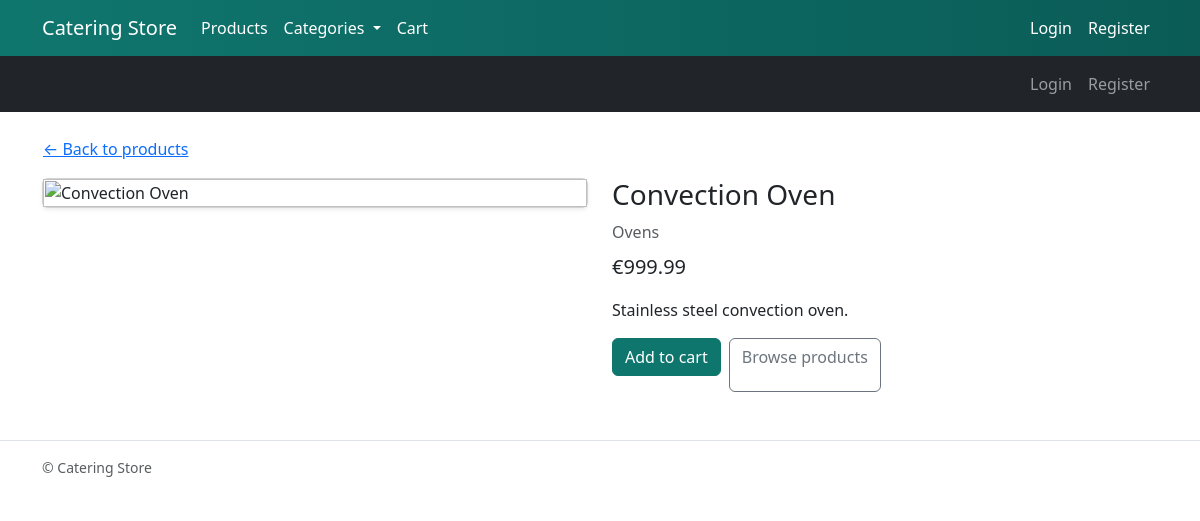
/convection-oven/, run on the app's committed database.
### catalog/models.py (models this page shows, shortened)
class Product(models.Model):
    name = models.CharField(max_length=200)
    slug = models.SlugField(max_length=220, unique=True, blank=True)
    category = models.ForeignKey(Category, on_delete=models.CASCADE, related_name="products")
    brand = models.CharField(max_length=120, blank=True)
    description = models.TextField(blank=True)
    price = models.DecimalField(max_digits=10, decimal_places=2)
    image = models.ImageField(upload_to="products/", blank=True, null=True)
    created_at = models.DateTimeField(auto_now_add=True)
    class Meta:
        ordering = ["-created_at"]

class Category(models.Model):
    name = models.CharField(max_length=100, unique=True)
    slug = models.SlugField(max_length=120, unique=True, blank=True)
    class Meta:
        ordering = ["name"]

### catalog/views.py (the view)
# urls.py: path("<slug:slug>/", product_detail, name="product_detail"),
def product_detail(request, slug):
    product = get_object_or_404(Product, slug=slug)
    return render(request, "catalog/product_detail.html", {"product": product})

### templates/catalog/product_detail.html (shortened to what this page needs)
{% extends "base.html" %}
{% load static %}
{% block content %}
<a class="btn btn-link p-0 mb-3" href="/">← Back to products</a>
<div class="row g-4">
  <div class="col-md-6">
    <div class="card shadow-sm">
        {% if product.image %}
            <img src="{{ product.image.url }}" class="product-hero-img" alt="{{ product.name }}">
        {% else %}
            <img src="{% static 'images/placeholder.jpg' %}" class="product-hero-img" alt="{{ product.name }}">
        {% endif %}
    </div>
  </div>
<div class="col-md-6">
    <h1 class="h3">{{ product.name }}</h1>
    <div class="text-muted mb-2">{{ product.category.name }}</div>
    <p class="lead">€{{ product.price }}</p>
    <p>{{ product.description }}</p>
    <div class="d-flex gap-2">
        <form method="post" actions="{% url 'cart:add' product.id %}" class="d-inline">
            <button type="submit" class="btn btn-primary">Add to cart</button>
        </form>
        <a href="{% url 'product_list' %}" class="btn btn-outline-secondary">Browse products</a>
        </div>
    </div>
</div>
{% endblock %}

### static/css/style.css (style rules this page uses)
:root { --brand: #0f766e; --brand-dark: #0b5c57; --accent: #eab308; }
.btn-primary { background-color: var(--brand); border-color: var(--brand); }
.card { transition: transform .08s ease, box-shadow .08s ease; }
.product-hero-img { width: 100%; max-height: 520px; object-fit: contain; background: #fff; }
img { max-width: 100%; height: auto; }

### data on the page
Product: name "Convection Oven", category.name "Ovens", price "999.99", description "Stainless steel convection oven."
